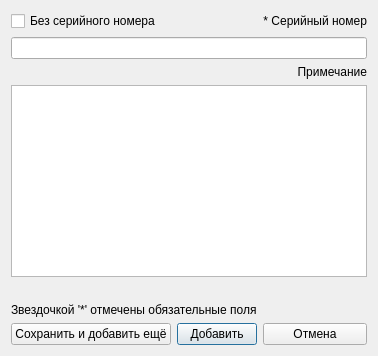
<?xml version="1.0" encoding="UTF-8"?>
<ui version="4.0">
 <class>workwithdevice</class>
 <widget class="QDialog" name="workwithdevice">
  <property name="windowModality">
   <enum>Qt::ApplicationModal</enum>
  </property>
  <property name="geometry">
   <rect>
    <x>0</x>
    <y>0</y>
    <width>338</width>
    <height>529</height>
   </rect>
  </property>
  <property name="windowTitle">
   <string>Dialog</string>
  </property>
  <layout class="QGridLayout" name="gridLayout">
   <property name="sizeConstraint">
    <enum>QLayout::SetFixedSize</enum>
   </property>
   <item row="13" column="0" colspan="3">
    <widget class="QLabel" name="labelNote2">
     <property name="text">
      <string>Звездочкой '*' отмечены обязательные поля</string>
     </property>
    </widget>
   </item>
   <item row="14" column="1">
    <widget class="QPushButton" name="pushButtonSave">
     <property name="text">
      <string>Добавить</string>
     </property>
    </widget>
   </item>
   <item row="10" column="2">
    <widget class="QLabel" name="labelNote">
     <property name="text">
      <string>Примечание</string>
     </property>
     <property name="alignment">
      <set>Qt::AlignRight|Qt::AlignTrailing|Qt::AlignVCenter</set>
     </property>
    </widget>
   </item>
   <item row="14" column="2">
    <widget class="QPushButton" name="pushButtonCancel">
     <property name="text">
      <string>Отмена</string>
     </property>
    </widget>
   </item>
   <item row="12" column="0" colspan="3">
    <widget class="QLabel" name="leftSymbols">
     <property name="text">
      <string/>
     </property>
    </widget>
   </item>
   <item row="11" column="0" colspan="3">
    <widget class="QTextEdit" name="addNoteDevice"/>
   </item>
   <item row="14" column="0">
    <widget class="QPushButton" name="pushAddAndContinue">
     <property name="text">
      <string>Сохранить и добавить ещё</string>
     </property>
    </widget>
   </item>
   <item row="6" column="0">
    <widget class="QCheckBox" name="addNoSerial">
     <property name="baseSize">
      <size>
       <width>0</width>
       <height>0</height>
      </size>
     </property>
     <property name="text">
      <string>Без серийного номера</string>
     </property>
    </widget>
   </item>
   <item row="8" column="0" colspan="3">
    <widget class="QLineEdit" name="addSerial"/>
   </item>
   <item row="6" column="2">
    <widget class="QLabel" name="labelSerial">
     <property name="text">
      <string>* Серийный номер</string>
     </property>
     <property name="alignment">
      <set>Qt::AlignRight|Qt::AlignTrailing|Qt::AlignVCenter</set>
     </property>
    </widget>
   </item>
  </layout>
  <zorder>addNoteDevice</zorder>
  <zorder>pushAddAndContinue</zorder>
  <zorder>labelNote2</zorder>
  <zorder>pushButtonSave</zorder>
  <zorder>pushButtonCancel</zorder>
  <zorder>leftSymbols</zorder>
  <zorder>addSerial</zorder>
  <zorder>labelSerial</zorder>
  <zorder>labelNote</zorder>
  <zorder>addNoSerial</zorder>
 </widget>
 <resources/>
 <connections/>
</ui>
